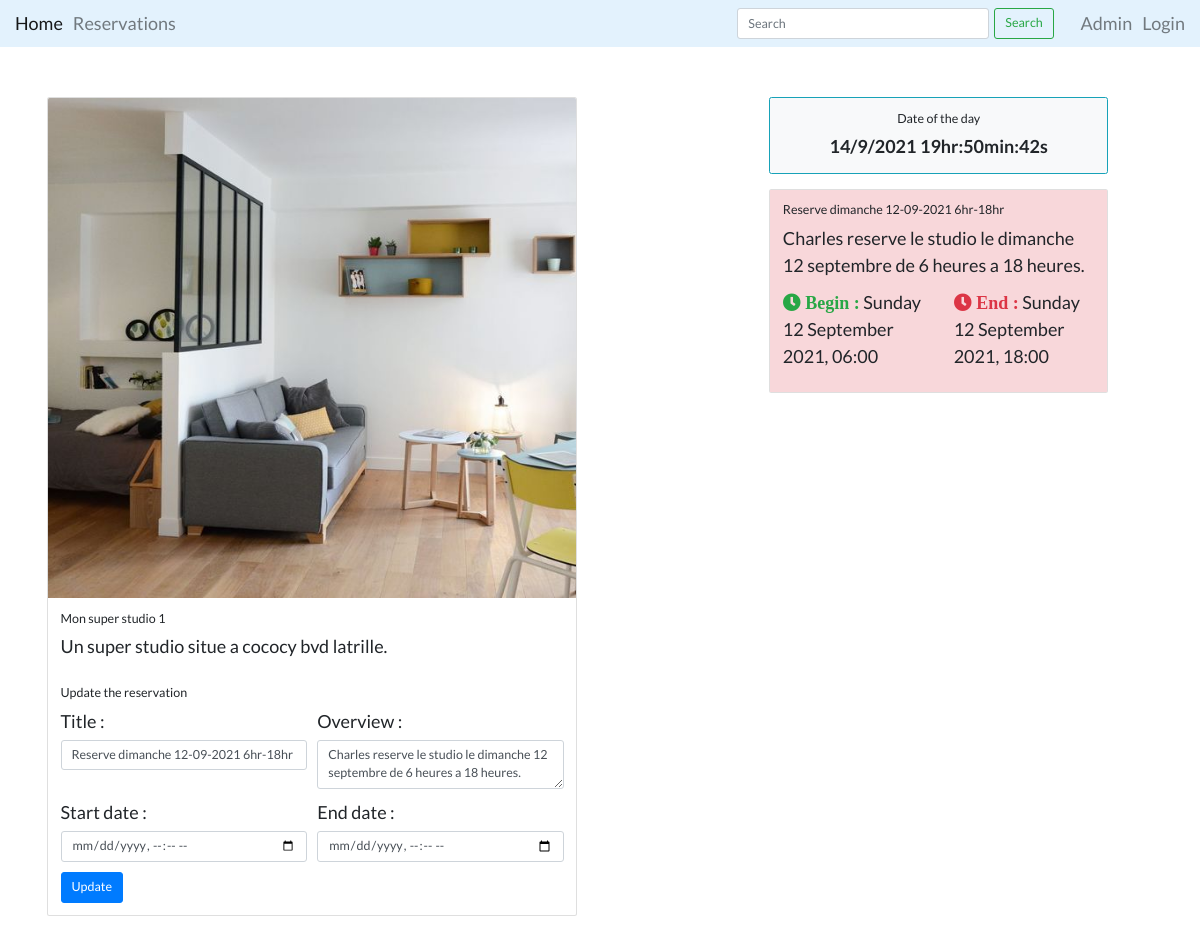
The page /core/resource/mon-super-studio-1/reservation/1/ on the database its author committed.
### core/models.py (models this page shows, shortened)
class Resource(models.Model):
    _upload_link = 'images/resource'
    name = models.CharField(max_length=100, unique=True)
    slug = models.SlugField(max_length=100, unique=True)
    description = models.TextField(null=True, blank=True)
    price = models.IntegerField()
    is_available = models.BooleanField(default=True)
    address_line = models.CharField(max_length=100)
    country = models.CharField(max_length=50)
    state = models.CharField(max_length=50)
    city = models.CharField(max_length=50)
    picture = models.ImageField(blank=True, upload_to=_upload_link)
    created = models.DateTimeField(auto_now_add=True)
    updated = models.DateTimeField(auto_now=True)
    type = models.ForeignKey(ResourceType,
                             on_delete=models.SET_NULL,
                             blank=True,
                             null=True)
    objects = models.Manager()  # The default manager.
    available = AvailableManager()  # Our custom manager.

class Reservation(models.Model):
    STATUS_CHOICES = (
        ('pending', 'Pending'),
        ('confirmed', 'Confirmed'),
        ('in_progress', 'In Progress'),
        ('ended', 'Ended'),
        ('canceled', 'Canceled'),
    )
    title = models.CharField(max_length=200)
    overview = models.TextField(null=True, blank=True)
    status = models.CharField(max_length=15,
                              choices=STATUS_CHOICES,
                              default='pending')
    created = models.DateTimeField(default=timezone.now)
    updated = models.DateTimeField(auto_now=True)
    start_date = models.DateTimeField()
    end_date = models.DateTimeField()
    resource = models.ForeignKey(Resource,
                                 default=None,
                                 on_delete=models.CASCADE)
    user = models.ForeignKey(User,
                             on_delete=models.CASCADE,
                             related_name='reservations',
                             default=1)

### core/views.py (the view, shortened to what this page needs)
class ReservationUpdateView(UpdateView):
    model = Reservation
    fields = ['title', 'overview', 'start_date', 'end_date']
    template_name = 'core/reservation_detail.html'
    context_object_name = 'reserv'
    def get(self, request, *args, **kwargs):
        self.obj = get_object_or_404(Reservation, id=self.kwargs.get('pk'))
        self.resource = get_object_or_404(
            Resource, slug=self.kwargs.get('resource_slug'))
        ReservationModelForm.base_fields['overview'].widget.attrs['rows'] = '3'
        self.form = ReservationModelForm(instance=self.obj,
                                         initial={
                                             'start_date': self.obj.start_date,
                                             'end_date': self.obj.end_date,
                                         })
        return render(request, self.template_name, {
            "reserv": self.obj,
            "form": self.form,
            "resource": self.resource
        })

### core/templates/core/reservation_detail.html (shortened to what this page needs)
{% extends 'base.html' %}
{% load static %}
{% block styles %}
<link rel="stylesheet" href="{% static 'css/reservation_detail.css' %}" type="text/css">
{% endblock %}
{% block content %}
<div class="content container" style="margin: auto; max-width: 98vw; padding: 5rem; font-size: large;">
    <div class="sections row">
        <section class="main col-md-8 col-lg-8 col-sm-8 row">
            <div class="card w-75">
                <img src="{{ resource.picture.url }}" class="card-img-top" alt="resource image" style="height: 50rem;">
                <div class="card-body">
                    <h5 class="card-title">{{ resource.name }}</h5>
                    <p class="card-text">{{ resource.description }}</p>
                </div>
                <div class="card-body">
                    <h5 class="card-title">Update the reservation</h5>
                    <form method="POST" action=".">
                        <div class="form-row">
                            <div class="form-group col-md-6">
                                <label for="title">Title : </label>
                                {{ form.title }}
                            </div>
                            <div class="form-group col-md-6">
                                <label for="overview">Overview : </label>
                                {{ form.overview }}
                            </div>
                        </div>
                        <div class="form-row">
                            <div class="form-group col-lg-6">
                                <label for="start-date">Start date : </label>
                                {{ form.start_date }}
                            </div>
                            <div class="form-group col-lg-6">
                                <label for="end-date">End date : </label>
                                {{ form.end_date }}
                            </div>
                        </div>
                        <button type="submit" class="btn btn-primary btn-lg">Update</button>
                    </form>
                </div>
            </div>
        </section>
        <section class="sidebar col-md-4 col-lg-4 col-sm-4">
            <div class="card w-90 text-center rounded border border-info font-weight-bold bg-light mb-4">
                <div class="card-body">
                    <h5 class="card-title">Date of the day</h5>
                    <p class="card-text" id="date-time">
                    </p>
                </div>
            </div>
            <div class="card w-100 mb-4">
                <div class="card-body {{ reserv.status }}">
                    <h5 class="card-title">{{ reserv.title }}</h5>
                    <p class="card-text">{{ reserv.overview }}</p>
                    <div class="row">
                        <p class="card-text col-lg-6">
                            <i class="fas fa-clock text-success"> Begin : </i>
                            {{ reserv.start_date | date:"l d F Y, H:i" }}
                        </p>
                        <p class="card-text col-lg-6">
                            <i class="fas fa-clock text-danger"> End : </i>
                            {{ reserv.end_date | date:"l d F Y, H:i" }}
                        </p>
                    </div>
                </div>
            </div>
        </section>
    </div>
</div>
{% endblock %}

### static/css/base.css (style rules this page uses)
* { padding: 0; margin: 0; box-sizing: border-box; }
html { font-size: 10px; }
body { box-sizing: border-box; font-family: "Lato", sans-serif; }

### core/static/css/reservation_detail.css (style rules this page uses)
.ended, .canceled { background-color: #f8d7da; border-color: #f5c6cb; }

### rows shown on the page
Resource: picture (picture), name "Mon super studio 1", description "Un super studio situe a cococy bvd latrille."
Reservation: title "Reserve dimanche 12-09-2021 6hr-18hr", overview "Charles reserve le studio le dimanche 12 septembre de 6 heures a 18 heures.", start_date "Sunday 12 September 2021, 06:00", end_date "Sunday 12 September 2021, 18:00"
